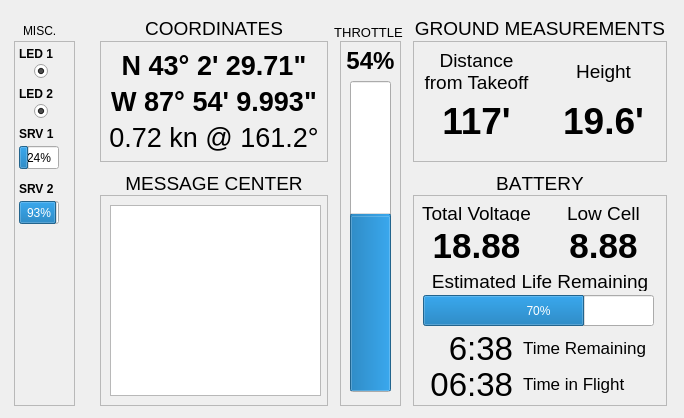
<?xml version="1.0" encoding="UTF-8"?>
<ui version="4.0">
 <class>MainWindow</class>
 <widget class="QMainWindow" name="MainWindow">
  <property name="geometry">
   <rect>
    <x>0</x>
    <y>0</y>
    <width>684</width>
    <height>418</height>
   </rect>
  </property>
  <property name="windowTitle">
   <string>QUADrallegiance</string>
  </property>
  <property name="layoutDirection">
   <enum>Qt::LeftToRight</enum>
  </property>
  <widget class="QWidget" name="centralWidget">
   <widget class="QWidget" name="widget_battery" native="true">
    <property name="geometry">
     <rect>
      <x>413</x>
      <y>165</y>
      <width>271</width>
      <height>285</height>
     </rect>
    </property>
    <widget class="QFrame" name="frame_battery">
     <property name="geometry">
      <rect>
       <x>0</x>
       <y>30</y>
       <width>254</width>
       <height>211</height>
      </rect>
     </property>
     <property name="frameShape">
      <enum>QFrame::StyledPanel</enum>
     </property>
     <property name="frameShadow">
      <enum>QFrame::Raised</enum>
     </property>
     <property name="lineWidth">
      <number>1</number>
     </property>
     <property name="midLineWidth">
      <number>0</number>
     </property>
     <widget class="QProgressBar" name="progressBar_battery">
      <property name="geometry">
       <rect>
        <x>10</x>
        <y>100</y>
        <width>231</width>
        <height>31</height>
       </rect>
      </property>
      <property name="value">
       <number>70</number>
      </property>
      <property name="alignment">
       <set>Qt::AlignCenter</set>
      </property>
      <property name="textVisible">
       <bool>true</bool>
      </property>
     </widget>
     <widget class="QLabel" name="label_timeText">
      <property name="geometry">
       <rect>
        <x>110</x>
        <y>174</y>
        <width>144</width>
        <height>30</height>
       </rect>
      </property>
      <property name="font">
       <font>
        <pointsize>13</pointsize>
       </font>
      </property>
      <property name="text">
       <string>Time in Flight</string>
      </property>
     </widget>
     <widget class="QLabel" name="label_time">
      <property name="geometry">
       <rect>
        <x>10</x>
        <y>174</y>
        <width>90</width>
        <height>30</height>
       </rect>
      </property>
      <property name="font">
       <font>
        <pointsize>25</pointsize>
       </font>
      </property>
      <property name="layoutDirection">
       <enum>Qt::RightToLeft</enum>
      </property>
      <property name="text">
       <string>06:38</string>
      </property>
      <property name="alignment">
       <set>Qt::AlignRight|Qt::AlignTrailing|Qt::AlignVCenter</set>
      </property>
     </widget>
     <widget class="QLabel" name="label_batteryTotalLabel">
      <property name="geometry">
       <rect>
        <x>0</x>
        <y>10</y>
        <width>127</width>
        <height>16</height>
       </rect>
      </property>
      <property name="font">
       <font>
        <pointsize>14</pointsize>
       </font>
      </property>
      <property name="text">
       <string>Total Voltage</string>
      </property>
      <property name="alignment">
       <set>Qt::AlignCenter</set>
      </property>
     </widget>
     <widget class="QLabel" name="label_batteryLowCellLabel">
      <property name="geometry">
       <rect>
        <x>127</x>
        <y>10</y>
        <width>127</width>
        <height>16</height>
       </rect>
      </property>
      <property name="font">
       <font>
        <pointsize>14</pointsize>
       </font>
      </property>
      <property name="text">
       <string>Low Cell</string>
      </property>
      <property name="alignment">
       <set>Qt::AlignCenter</set>
      </property>
     </widget>
     <widget class="QLabel" name="label_batteryTotal">
      <property name="geometry">
       <rect>
        <x>0</x>
        <y>30</y>
        <width>127</width>
        <height>41</height>
       </rect>
      </property>
      <property name="font">
       <font>
        <pointsize>26</pointsize>
        <weight>75</weight>
        <bold>true</bold>
       </font>
      </property>
      <property name="text">
       <string>18.88</string>
      </property>
      <property name="alignment">
       <set>Qt::AlignCenter</set>
      </property>
     </widget>
     <widget class="QLabel" name="label_batteryLowCell">
      <property name="geometry">
       <rect>
        <x>127</x>
        <y>30</y>
        <width>127</width>
        <height>41</height>
       </rect>
      </property>
      <property name="font">
       <font>
        <pointsize>26</pointsize>
        <weight>75</weight>
        <bold>true</bold>
       </font>
      </property>
      <property name="text">
       <string>8.88</string>
      </property>
      <property name="alignment">
       <set>Qt::AlignCenter</set>
      </property>
     </widget>
     <widget class="QLabel" name="label_batteryTotalLabel_2">
      <property name="geometry">
       <rect>
        <x>0</x>
        <y>76</y>
        <width>254</width>
        <height>20</height>
       </rect>
      </property>
      <property name="font">
       <font>
        <pointsize>14</pointsize>
       </font>
      </property>
      <property name="text">
       <string>Estimated Life Remaining</string>
      </property>
      <property name="alignment">
       <set>Qt::AlignCenter</set>
      </property>
     </widget>
     <widget class="QLabel" name="label_timeText_2">
      <property name="geometry">
       <rect>
        <x>110</x>
        <y>138</y>
        <width>144</width>
        <height>30</height>
       </rect>
      </property>
      <property name="font">
       <font>
        <pointsize>13</pointsize>
       </font>
      </property>
      <property name="text">
       <string>Time Remaining</string>
      </property>
     </widget>
     <widget class="QLabel" name="label_time_2">
      <property name="geometry">
       <rect>
        <x>10</x>
        <y>138</y>
        <width>90</width>
        <height>30</height>
       </rect>
      </property>
      <property name="font">
       <font>
        <pointsize>25</pointsize>
       </font>
      </property>
      <property name="layoutDirection">
       <enum>Qt::LeftToRight</enum>
      </property>
      <property name="text">
       <string>6:38</string>
      </property>
      <property name="alignment">
       <set>Qt::AlignRight|Qt::AlignTrailing|Qt::AlignVCenter</set>
      </property>
     </widget>
    </widget>
    <widget class="QLabel" name="label_battery">
     <property name="geometry">
      <rect>
       <x>0</x>
       <y>8</y>
       <width>254</width>
       <height>21</height>
      </rect>
     </property>
     <property name="font">
      <font>
       <pointsize>14</pointsize>
       <kerning>false</kerning>
      </font>
     </property>
     <property name="text">
      <string>BATTERY</string>
     </property>
     <property name="alignment">
      <set>Qt::AlignCenter</set>
     </property>
    </widget>
   </widget>
   <widget class="QWidget" name="widget_throttle" native="true">
    <property name="geometry">
     <rect>
      <x>328</x>
      <y>0</y>
      <width>81</width>
      <height>420</height>
     </rect>
    </property>
    <widget class="QLabel" name="label_throttle">
     <property name="geometry">
      <rect>
       <x>0</x>
       <y>24</y>
       <width>81</width>
       <height>16</height>
      </rect>
     </property>
     <property name="font">
      <font>
       <pointsize>10</pointsize>
      </font>
     </property>
     <property name="text">
      <string>THROTTLE</string>
     </property>
     <property name="alignment">
      <set>Qt::AlignCenter</set>
     </property>
    </widget>
    <widget class="QFrame" name="frame_throttle">
     <property name="geometry">
      <rect>
       <x>12</x>
       <y>41</y>
       <width>61</width>
       <height>365</height>
      </rect>
     </property>
     <property name="frameShape">
      <enum>QFrame::StyledPanel</enum>
     </property>
     <property name="frameShadow">
      <enum>QFrame::Raised</enum>
     </property>
     <widget class="QProgressBar" name="progressBar_throttle">
      <property name="geometry">
       <rect>
        <x>10</x>
        <y>40</y>
        <width>41</width>
        <height>311</height>
       </rect>
      </property>
      <property name="value">
       <number>56</number>
      </property>
      <property name="alignment">
       <set>Qt::AlignLeading|Qt::AlignLeft|Qt::AlignVCenter</set>
      </property>
      <property name="textVisible">
       <bool>true</bool>
      </property>
      <property name="orientation">
       <enum>Qt::Vertical</enum>
      </property>
     </widget>
     <widget class="QLabel" name="label_throttleValue">
      <property name="geometry">
       <rect>
        <x>0</x>
        <y>8</y>
        <width>61</width>
        <height>24</height>
       </rect>
      </property>
      <property name="font">
       <font>
        <pointsize>18</pointsize>
        <weight>75</weight>
        <bold>true</bold>
       </font>
      </property>
      <property name="text">
       <string>54%</string>
      </property>
      <property name="alignment">
       <set>Qt::AlignCenter</set>
      </property>
     </widget>
    </widget>
   </widget>
   <widget class="QWidget" name="widget_measurements" native="true">
    <property name="geometry">
     <rect>
      <x>413</x>
      <y>0</y>
      <width>271</width>
      <height>167</height>
     </rect>
    </property>
    <widget class="QFrame" name="frame_measurements">
     <property name="geometry">
      <rect>
       <x>0</x>
       <y>41</y>
       <width>254</width>
       <height>121</height>
      </rect>
     </property>
     <property name="frameShape">
      <enum>QFrame::StyledPanel</enum>
     </property>
     <property name="frameShadow">
      <enum>QFrame::Raised</enum>
     </property>
     <widget class="QLabel" name="label_height">
      <property name="geometry">
       <rect>
        <x>127</x>
        <y>50</y>
        <width>127</width>
        <height>60</height>
       </rect>
      </property>
      <property name="font">
       <font>
        <pointsize>28</pointsize>
        <weight>75</weight>
        <bold>true</bold>
       </font>
      </property>
      <property name="text">
       <string>19.6'</string>
      </property>
      <property name="alignment">
       <set>Qt::AlignCenter</set>
      </property>
     </widget>
     <widget class="QLabel" name="label_heightText">
      <property name="geometry">
       <rect>
        <x>127</x>
        <y>10</y>
        <width>127</width>
        <height>40</height>
       </rect>
      </property>
      <property name="font">
       <font>
        <pointsize>14</pointsize>
       </font>
      </property>
      <property name="text">
       <string>Height</string>
      </property>
      <property name="alignment">
       <set>Qt::AlignCenter</set>
      </property>
     </widget>
     <widget class="QLabel" name="label_distance">
      <property name="geometry">
       <rect>
        <x>0</x>
        <y>50</y>
        <width>127</width>
        <height>60</height>
       </rect>
      </property>
      <property name="font">
       <font>
        <pointsize>28</pointsize>
        <weight>75</weight>
        <bold>true</bold>
       </font>
      </property>
      <property name="text">
       <string>117'</string>
      </property>
      <property name="alignment">
       <set>Qt::AlignCenter</set>
      </property>
     </widget>
     <widget class="QLabel" name="label_distanceText">
      <property name="geometry">
       <rect>
        <x>0</x>
        <y>10</y>
        <width>127</width>
        <height>40</height>
       </rect>
      </property>
      <property name="font">
       <font>
        <pointsize>14</pointsize>
       </font>
      </property>
      <property name="text">
       <string>Distance
from Takeoff</string>
      </property>
      <property name="alignment">
       <set>Qt::AlignCenter</set>
      </property>
     </widget>
    </widget>
    <widget class="QLabel" name="label_measurements">
     <property name="geometry">
      <rect>
       <x>0</x>
       <y>16</y>
       <width>254</width>
       <height>24</height>
      </rect>
     </property>
     <property name="font">
      <font>
       <pointsize>14</pointsize>
      </font>
     </property>
     <property name="text">
      <string>GROUND MEASUREMENTS</string>
     </property>
     <property name="alignment">
      <set>Qt::AlignCenter</set>
     </property>
    </widget>
   </widget>
   <widget class="QWidget" name="widget_coordinates" native="true">
    <property name="geometry">
     <rect>
      <x>100</x>
      <y>0</y>
      <width>228</width>
      <height>167</height>
     </rect>
    </property>
    <widget class="QFrame" name="frame_coordinates">
     <property name="geometry">
      <rect>
       <x>0</x>
       <y>41</y>
       <width>228</width>
       <height>121</height>
      </rect>
     </property>
     <property name="frameShape">
      <enum>QFrame::StyledPanel</enum>
     </property>
     <property name="frameShadow">
      <enum>QFrame::Raised</enum>
     </property>
     <widget class="QLabel" name="label_longitude">
      <property name="geometry">
       <rect>
        <x>0</x>
        <y>4</y>
        <width>228</width>
        <height>40</height>
       </rect>
      </property>
      <property name="font">
       <font>
        <pointsize>20</pointsize>
        <weight>75</weight>
        <bold>true</bold>
       </font>
      </property>
      <property name="text">
       <string>N 43° 2' 29.71&quot;</string>
      </property>
      <property name="alignment">
       <set>Qt::AlignCenter</set>
      </property>
     </widget>
     <widget class="QLabel" name="label_latitude">
      <property name="geometry">
       <rect>
        <x>0</x>
        <y>40</y>
        <width>228</width>
        <height>40</height>
       </rect>
      </property>
      <property name="font">
       <font>
        <pointsize>20</pointsize>
        <weight>75</weight>
        <bold>true</bold>
       </font>
      </property>
      <property name="text">
       <string>W 87° 54' 9.993&quot;</string>
      </property>
      <property name="alignment">
       <set>Qt::AlignCenter</set>
      </property>
     </widget>
     <widget class="QLabel" name="label_speed">
      <property name="geometry">
       <rect>
        <x>0</x>
        <y>76</y>
        <width>228</width>
        <height>40</height>
       </rect>
      </property>
      <property name="font">
       <font>
        <pointsize>20</pointsize>
        <weight>50</weight>
        <bold>false</bold>
       </font>
      </property>
      <property name="text">
       <string>0.72 kn @ 161.2°</string>
      </property>
      <property name="alignment">
       <set>Qt::AlignCenter</set>
      </property>
     </widget>
    </widget>
    <widget class="QLabel" name="label_coordinates">
     <property name="geometry">
      <rect>
       <x>0</x>
       <y>16</y>
       <width>228</width>
       <height>24</height>
      </rect>
     </property>
     <property name="font">
      <font>
       <pointsize>14</pointsize>
      </font>
     </property>
     <property name="text">
      <string>COORDINATES</string>
     </property>
     <property name="alignment">
      <set>Qt::AlignCenter</set>
     </property>
    </widget>
   </widget>
   <widget class="QWidget" name="widget_direction" native="true">
    <property name="geometry">
     <rect>
      <x>100</x>
      <y>165</y>
      <width>228</width>
      <height>285</height>
     </rect>
    </property>
    <widget class="QFrame" name="frame_direction">
     <property name="geometry">
      <rect>
       <x>0</x>
       <y>30</y>
       <width>228</width>
       <height>211</height>
      </rect>
     </property>
     <property name="frameShape">
      <enum>QFrame::StyledPanel</enum>
     </property>
     <property name="frameShadow">
      <enum>QFrame::Raised</enum>
     </property>
     <widget class="QPlainTextEdit" name="plainTextEdit">
      <property name="geometry">
       <rect>
        <x>10</x>
        <y>10</y>
        <width>211</width>
        <height>191</height>
       </rect>
      </property>
      <property name="font">
       <font>
        <pointsize>14</pointsize>
       </font>
      </property>
     </widget>
    </widget>
    <widget class="QLabel" name="label_direction">
     <property name="geometry">
      <rect>
       <x>0</x>
       <y>8</y>
       <width>228</width>
       <height>21</height>
      </rect>
     </property>
     <property name="font">
      <font>
       <pointsize>14</pointsize>
      </font>
     </property>
     <property name="text">
      <string>MESSAGE CENTER</string>
     </property>
     <property name="alignment">
      <set>Qt::AlignCenter</set>
     </property>
    </widget>
   </widget>
   <widget class="QWidget" name="widget_misc" native="true">
    <property name="geometry">
     <rect>
      <x>14</x>
      <y>19</y>
      <width>73</width>
      <height>411</height>
     </rect>
    </property>
    <widget class="QFrame" name="frame_misc">
     <property name="geometry">
      <rect>
       <x>0</x>
       <y>22</y>
       <width>61</width>
       <height>365</height>
      </rect>
     </property>
     <property name="frameShape">
      <enum>QFrame::StyledPanel</enum>
     </property>
     <property name="frameShadow">
      <enum>QFrame::Raised</enum>
     </property>
     <widget class="QRadioButton" name="radioButton_led1">
      <property name="geometry">
       <rect>
        <x>20</x>
        <y>20</y>
        <width>16</width>
        <height>21</height>
       </rect>
      </property>
      <property name="text">
       <string/>
      </property>
      <property name="checkable">
       <bool>true</bool>
      </property>
      <property name="checked">
       <bool>true</bool>
      </property>
      <property name="autoExclusive">
       <bool>false</bool>
      </property>
     </widget>
     <widget class="QLabel" name="label_led1">
      <property name="geometry">
       <rect>
        <x>5</x>
        <y>5</y>
        <width>38</width>
        <height>16</height>
       </rect>
      </property>
      <property name="font">
       <font>
        <weight>75</weight>
        <bold>true</bold>
       </font>
      </property>
      <property name="text">
       <string>LED 1</string>
      </property>
     </widget>
     <widget class="QRadioButton" name="radioButton_led2">
      <property name="geometry">
       <rect>
        <x>20</x>
        <y>60</y>
        <width>16</width>
        <height>21</height>
       </rect>
      </property>
      <property name="text">
       <string/>
      </property>
      <property name="checkable">
       <bool>true</bool>
      </property>
      <property name="checked">
       <bool>true</bool>
      </property>
      <property name="autoExclusive">
       <bool>false</bool>
      </property>
     </widget>
     <widget class="QLabel" name="label_led2">
      <property name="geometry">
       <rect>
        <x>5</x>
        <y>45</y>
        <width>38</width>
        <height>16</height>
       </rect>
      </property>
      <property name="font">
       <font>
        <weight>75</weight>
        <bold>true</bold>
       </font>
      </property>
      <property name="text">
       <string>LED 2</string>
      </property>
     </widget>
     <widget class="QProgressBar" name="progressBar_srv2">
      <property name="geometry">
       <rect>
        <x>5</x>
        <y>160</y>
        <width>40</width>
        <height>23</height>
       </rect>
      </property>
      <property name="value">
       <number>93</number>
      </property>
     </widget>
     <widget class="QLabel" name="label_srv2">
      <property name="geometry">
       <rect>
        <x>5</x>
        <y>140</y>
        <width>38</width>
        <height>16</height>
       </rect>
      </property>
      <property name="font">
       <font>
        <weight>75</weight>
        <bold>true</bold>
       </font>
      </property>
      <property name="text">
       <string>SRV 2</string>
      </property>
     </widget>
     <widget class="QLabel" name="label_srv1">
      <property name="geometry">
       <rect>
        <x>5</x>
        <y>85</y>
        <width>38</width>
        <height>16</height>
       </rect>
      </property>
      <property name="font">
       <font>
        <weight>75</weight>
        <bold>true</bold>
       </font>
      </property>
      <property name="text">
       <string>SRV 1</string>
      </property>
     </widget>
     <widget class="QProgressBar" name="progressBar_srv1">
      <property name="geometry">
       <rect>
        <x>5</x>
        <y>105</y>
        <width>40</width>
        <height>23</height>
       </rect>
      </property>
      <property name="value">
       <number>24</number>
      </property>
     </widget>
    </widget>
    <widget class="QLabel" name="label_misc">
     <property name="geometry">
      <rect>
       <x>9</x>
       <y>2</y>
       <width>32</width>
       <height>20</height>
      </rect>
     </property>
     <property name="text">
      <string>MISC.</string>
     </property>
    </widget>
   </widget>
  </widget>
 </widget>
 <layoutdefault spacing="6" margin="11"/>
 <resources/>
 <connections/>
</ui>
